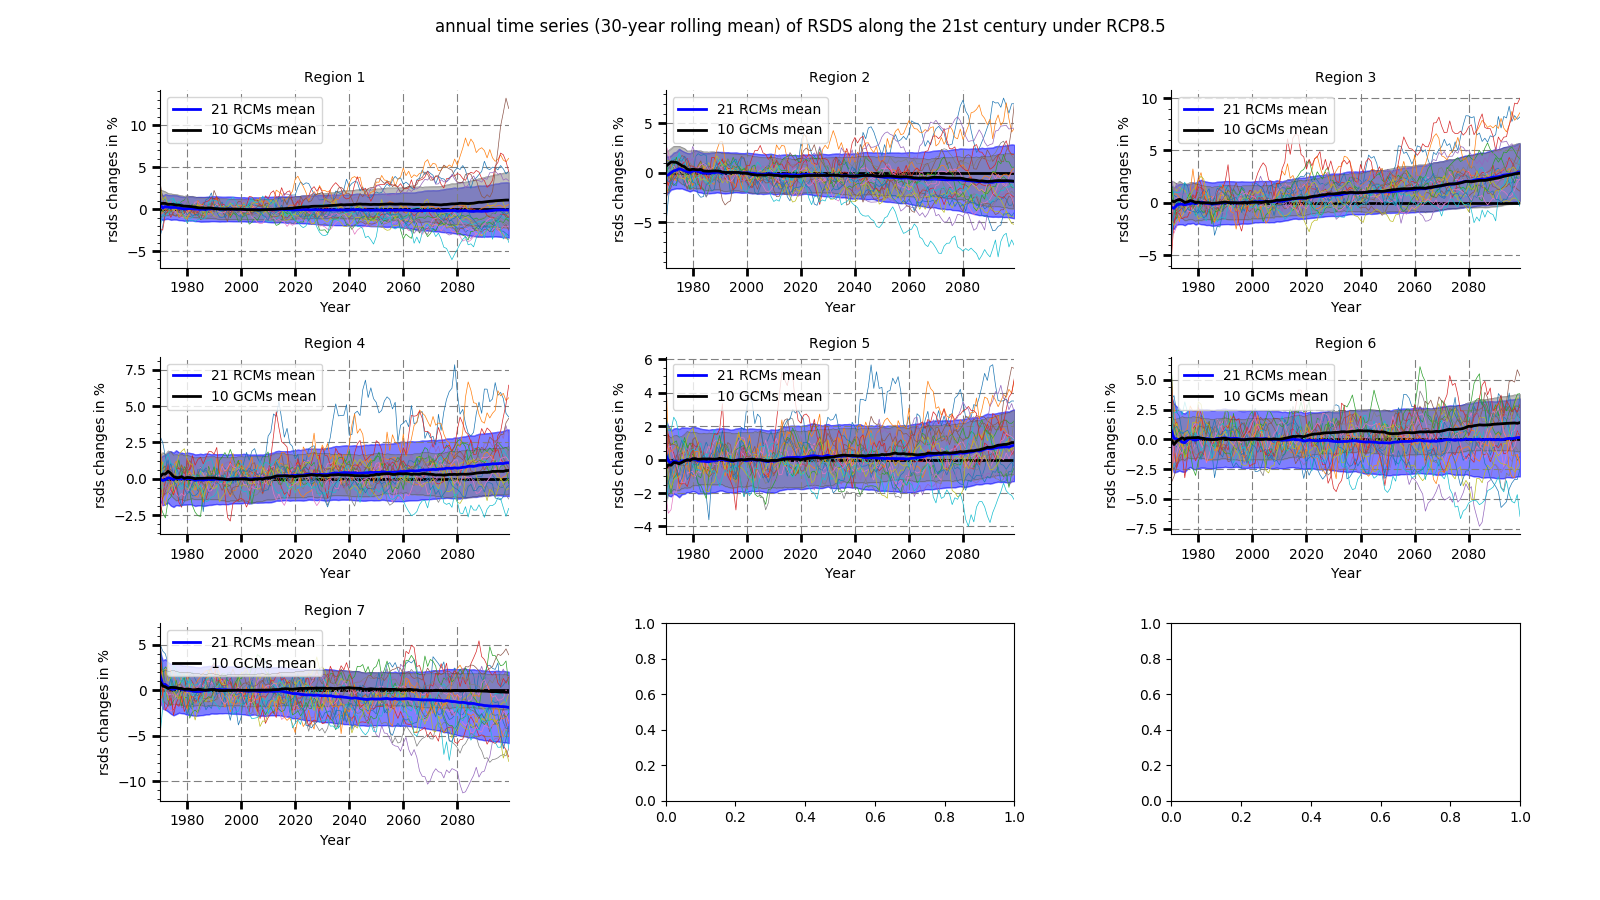

The Python source for this figure:
#!/usr/bin/env python

########################################
#Globale Karte fuer tests
# from Rabea Amther
########################################
# http://gfesuite.noaa.gov/developer/netCDFPythonInterface.html

import math
import numpy as np
import pandas as pd
import pylab as pl
import datetime
import Scientific.IO.NetCDF as IO
import matplotlib as mpl
import matplotlib.pyplot as plt
import matplotlib.ticker as mtick
import matplotlib.lines as lines
from matplotlib.colors import LinearSegmentedColormap
from matplotlib.dates import YearLocator,MonthLocator,DateFormatter,drange
from matplotlib.ticker import AutoMinorLocator
import textwrap

# to load my functions
import sys 
sys.path.append('/Users/ctang/Code/My_Python_Code/')
import ctang

pl.close('all')

########################## for CORDEX charactors
DIR='/Users/ctang/Code/CORDEX_AFR_studies/data/'
prefix='rsds_AFR-44'
N_region = 7
N_model = 21
N_model_GCM = 10
VAR = 'rsds'
YEAR1=1970
YEAR2=1999
YEAR3=2006
YEAR4=2099

MODEL=(\
	'CCCma-CanESM2_SMHI-RCA4_v1',\
	'CNRM-CERFACS-CNRM-CM5_SMHI-RCA4_v1',\
	'CSIRO-QCCCE-CSIRO-Mk3-6-0_SMHI-RCA4_v1',\
	'ICHEC-EC-EARTH_SMHI-RCA4_v1',\
	'IPSL-IPSL-CM5A-MR_SMHI-RCA4_v1',\
	'MIROC-MIROC5_SMHI-RCA4_v1',\
	'MOHC-HadGEM2-ES_SMHI-RCA4_v1',\
	'MPI-M-MPI-ESM-LR_SMHI-RCA4_v1',\
	'NCC-NorESM1-M_SMHI-RCA4_v1',\
	'NOAA-GFDL-GFDL-ESM2M_SMHI-RCA4_v1',\
        \
	'CNRM-CERFACS-CNRM-CM5_CLMcom-CCLM4-8-17_v1',\
	'ICHEC-EC-EARTH_CLMcom-CCLM4-8-17_v1',\
	'MOHC-HadGEM2-ES_CLMcom-CCLM4-8-17_v1',\
	'MPI-M-MPI-ESM-LR_CLMcom-CCLM4-8-17_v1',\
	'ICHEC-EC-EARTH_DMI-HIRHAM5_v2',\
	'NCC-NorESM1-M_DMI-HIRHAM5_v1',\
	'ICHEC-EC-EARTH_KNMI-RACMO22T_v1',\
	'MOHC-HadGEM2-ES_KNMI-RACMO22T_v2',\
	'ICHEC-EC-EARTH_MPI-CSC-REMO2009_v1',\
	'IPSL-IPSL-CM5A-LR_GERICS-REMO2009_v1',\
	'MPI-M-MPI-ESM-LR_MPI-CSC-REMO2009_v1')

GCM=(\

    'rsds_Amon_CNRM-CM5_historical-rcp85_r1i1p1_196101-209912.yearmean.nc.1970-2099.',\
    'rsds_Amon_CSIRO-Mk3-6-0_historical-rcp85_r1i1p1_196101-209912.yearmean.nc.1970-2099.',\
    'rsds_Amon_CanESM2_historical-rcp85_r1i1p1_196101-209912.yearmean.nc.1970-2099.',\
    'rsds_Amon_GFDL-ESM2M_historical-rcp85_r1i1p1_196101-209912.yearmean.nc.1970-2099.',\
    'rsds_Amon_HadGEM2-ES_historical-rcp85_r1i1p1_196101-209912.yearmean.nc.1970-2099.',\
    'rsds_Amon_IPSL-CM5A-LR_historical-rcp85_r1i1p1_196101-209912.yearmean.nc.1970-2099.',\
    'rsds_Amon_IPSL-CM5A-MR_historical-rcp85_r1i1p1_196101-209912.yearmean.nc.1970-2099.',\
    'rsds_Amon_MIROC5_historical-rcp85_r1i1p1_196101-209912.yearmean.nc.1970-2099.',\
    'rsds_Amon_MPI-ESM-LR_historical-rcp85_r1i1p1_196101-209912.yearmean.nc.1970-2099.',\
    'rsds_Amon_NorESM1-M_historical-rcp85_r1i1p1_196101-209912.yearmean.nc.1970-2099.')
#---------------------------------------------------  data
# 11 * 9 table: generated by time.variability.function.sh

    #               region_1 region_2 ... region_N_region
    #  model_1
    #  model_2
    #  ...
    #  model_N_model
    #  ens
#--------------------------------------------------- 

TIME=ctang.get_netcdf_time(\
        DIR+'rsds_AFR-44_'+MODEL[0]+'.hist_rcp85.day.1970-2099.1'+\
        '.fldmean.yearmean.nc')

TIME=np.array(range(YEAR1,YEAR4+1,1))

#each map is mean_ref[0,0,:,:].shape
Anomaly = np.zeros((N_model, N_region, YEAR4-YEAR1+1))
Anomaly_GCM = np.zeros((N_model_GCM, N_region, YEAR4-YEAR1+1))
yearmean_future = np.zeros((N_model, N_region, YEAR4-YEAR1+1))
yearmean_future_GCM = np.zeros((N_model_GCM, N_region, YEAR4-YEAR1+1))

for r in range(N_region):
    yearmean_future[:,r,:]=np.array([[ctang.read_time_netcdf(VAR,\
        DIR+'rsds_AFR-44_'+MODEL[i]+'.hist_rcp85.day.1970-2099.'+str(r+1)+\
        '.fldmean.yearmean.nc')] for i in range(N_model)])[:,0,:]
    yearmean_future_GCM[:,r,:]=np.array([[ctang.read_time_netcdf(VAR,\
        DIR+GCM[i]+str(r+1)+'.fldmean.nc')] for i in range(N_model_GCM)])[:,0,:]
print yearmean_future.shape

timmean_ref=np.mean(yearmean_future[:,:,0:YEAR2-YEAR1],axis=2)
timmean_ref_GCM=np.mean(yearmean_future_GCM[:,:,0:YEAR2-YEAR1],axis=2)

for r in range(N_region):
    for m in range(N_model):
        Anomaly[m,r,:]=np.array(\
            [ (t - timmean_ref[m,r])*100/timmean_ref[m,r] for t in yearmean_future[m,r,:]])

for r in range(N_region):
    for m in range(N_model_GCM):
        Anomaly_GCM[m,r,:]=np.array(\
            [ (t - timmean_ref_GCM[m,r])*100/timmean_ref_GCM[m,r] for t in yearmean_future_GCM[m,r,:]])

print timmean_ref.shape



# Ensmean of timstd in ref
timstd_ref=np.std(Anomaly[:,:,0:YEAR2-YEAR1],axis=2)
timstd_ref_GCM=np.std(Anomaly_GCM[:,:,0:YEAR2-YEAR1],axis=2)
Ensmean_timstd_ref=np.mean(timstd_ref,axis=0)
Ensmean_timstd_ref_GCM=np.mean(timstd_ref_GCM,axis=0)

# get ensmean & ensstd of anomaly
ensmean_anomaly=np.mean(Anomaly,axis=0)
ensmean_anomaly_GCM=np.mean(Anomaly_GCM,axis=0)
ensstd_anomaly=np.std(Anomaly,axis=0)
ensstd_anomaly_GCM=np.std(Anomaly_GCM,axis=0)

#=================================================== plot
Title='annual time series (30-year rolling mean) of RSDS along the 21st century under RCP8.5'


fig, axes = plt.subplots(nrows=3, ncols=3,figsize=(16, 9),facecolor='w', edgecolor='k')
fig.subplots_adjust(left=0.1,right=0.95, top=0.9,bottom=0.11,hspace=0.5,wspace=0.45)
axes = axes.flatten() # reshape plot (3*3) to 9*1

# set ticks and tick labels
for k in range(N_region):
    axes[k].set_xlim((YEAR1, YEAR4))

    axes[k].set_xlabel('Year',fontsize=10)
    axes[k].tick_params(direction='out',length=6,width=2,labelsize=10)

    axes[k].set_title('Region '+str(k+1),fontsize=10)
    axes[k].set_ylabel('rsds changes in %', fontsize=10)
    
    axes[k].set_axisbelow(True)
    axes[k].yaxis.grid(color='gray', linestyle='dashed')
    axes[k].xaxis.grid(color='gray', linestyle='dashed')
    minorLocator = AutoMinorLocator()
    axes[k].xaxis.set_minor_locator(minorLocator)
    axes[k].yaxis.set_minor_locator(minorLocator)

    # Hide the right and top spines
    axes[k].spines['right'].set_visible(False)
    axes[k].spines['top'].set_visible(False)
    # Only show ticks on the left and bottom spines
    axes[k].yaxis.set_ticks_position('left')
    axes[k].xaxis.set_ticks_position('bottom')
    axes[k].axhline(y=0, xmin=0, xmax=N_region+1,color='black',linewidth=2)

#=================================================== plot every model, RCMs and GCMs
    
    for m in range(N_model):
        axes[k].plot(TIME, ctang.running_mean(Anomaly[m,k,:],5),\
                '-',linewidth=0.5)
                #'-',label=MODEL[m],linewidth=0.5)
        #legend = axes[5].legend(loc='upper center', shadow=True)

    #for m in range(N_model_GCM):
        #axes[k].plot(TIME, ctang.running_mean(Anomaly_GCM[m,k,:],5),\
                #'-',label=GCM[m],linewidth=0.5)
        #legend = axes[5].legend(loc='upper center', shadow=True)

#=================================================== plot ensmean of timstd ref

    #axes[k].errorbar(1985,0,yerr=Ensmean_timstd_ref[k], color='red', ls='-',linewidth=2)
    #axes[k].plot(1985,Ensmean_timstd_ref[k],'_',color='red',linewidth=8)
    #axes[k].plot(1985,-1*Ensmean_timstd_ref[k],'_',color='red',linewidth=8)

#=================================================== plot runmean ensmean anomalies

    axes[k].plot(TIME,ctang.running_mean(ensmean_anomaly[k],30),\
        '-', label='21 RCMs mean', color='blue', linewidth=2,zorder=2)

    axes[k].plot(TIME,ctang.running_mean(ensmean_anomaly_GCM[k],30),\
        '-', label='10 GCMs mean', color='black', linewidth=2,zorder=2)

#=================================================== plot ensstd of anomalies

    axes[k].plot(TIME,np.subtract(ctang.running_mean(ensmean_anomaly[k],30),\
            ctang.running_mean(ensstd_anomaly[k],30)),\
        '-',  color='blue', linewidth=0.1,zorder=1)
    axes[k].plot(TIME,np.add(ctang.running_mean(ensmean_anomaly[k],30),\
            ctang.running_mean(ensstd_anomaly[k],30)),\
        '-',  color='blue', linewidth=0.1,zorder=1)
    axes[k].fill_between(TIME,\
        np.subtract(ctang.running_mean(ensmean_anomaly[k],30),ctang.running_mean(ensstd_anomaly[k],30)),\
        np.add(ctang.running_mean(ensmean_anomaly[k],30),ctang.running_mean(ensstd_anomaly[k],30)),\
        color='blue',alpha=0.5,zorder=0)

    # gcm
    axes[k].plot(TIME,np.subtract(ctang.running_mean(ensmean_anomaly_GCM[k],30),\
            ctang.running_mean(ensstd_anomaly_GCM[k],30)),\
        '-', color='black', linewidth=0.1,zorder=1)
    axes[k].plot(TIME,np.add(ctang.running_mean(ensmean_anomaly_GCM[k],30),\
            ctang.running_mean(ensstd_anomaly_GCM[k],30)),\
        '-', color='black', linewidth=0.1,zorder=9)
    axes[k].fill_between(TIME,\
        np.subtract(ctang.running_mean(ensmean_anomaly_GCM[k],30),ctang.running_mean(ensstd_anomaly_GCM[k],30)),\
        np.add(ctang.running_mean(ensmean_anomaly_GCM[k],30),ctang.running_mean(ensstd_anomaly_GCM[k],30)),\
        color='gray',alpha=0.5,zorder=0)
    axes[k].legend(loc='upper left', shadow=False)

#=================================================== add legend
#legend = ax.legend(loc='upper center', shadow=True)

plt.suptitle(Title)

#===================================================  end of  plot

plt.savefig('annual_series.gcm-rcm.eps', format='eps')
plt.savefig('annual_series.gcm-rcm.png')
plt.show()
quit()

